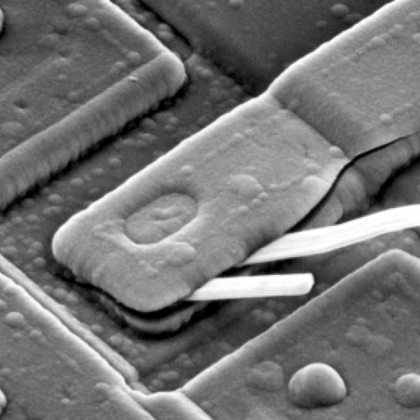
%> input picture HWs/HW4/Q3/image.tif, 420 x 420 px, shrunk from 1026 x 1026 before the run
$ octave main.m   (GNU Octave 9; MATLAB toolbox functions it lacks are replaced by stand-ins)
%> lines starting %> are read from the running program, lines starting %| are printed output that depends on the picture
### HWs/HW4/Q3/one.m
function [P,Q] = one(img)
% give an image and input from user P and Q that is size of padded image
% input: img:original image
% output: P and Q that is size of padded image
    M = size(img,1);
    N = size(img,2);

    P = double(input(strcat('Please insert P(M is ',num2str(M),'): ')));
    Q = double(input(strcat('Please insert Q(N is  ',num2str(N),'):  ')));
end

### HWs/HW4/Q3/two.m
function imgP = two(img,P,Q)
% Form a padded image, of size by appending the necessary
% number of zeros to (x, y).
% input: img:original image, P and Q: size of padded image
imgP = zeros(P,Q);

for i=1:size(img,1)
    for j=1:size(img,2)
        imgP(i,j) = img(i,j);
    end
end
end

### HWs/HW4/Q3/three.m
function imgPcentered = three(imgP)
% Multiply Fp(x,y) by (-1)^(x+y) to center its transform
% inputs: imgP: padded image
% outputs: imgPcentered: padded image that is center of frequency
    imgPcentered = double(imgP);
    for i=1:size(imgP,1)
        for j=1:size(imgP,2)
            imgPcentered(i,j) = imgP(i,j) .* ((-1) .^ (i+j));
        end
    end
end

### HWs/HW4/Q3/five.m
function [appliedFilter,H] = five(imgPcenteredFFT,P,Q)
% Generate a real, symmetric filter function, H(u,v), of size P*Q with center
% at coordinates (P/2, Q/2). Form the product G = H * F
% inputs: imgPcenteredFFT: fft of padded image that is center of frequency
% P and Q: size of padded image
% outputs: appliedFilter: output of applying filter to image,H: filter
    R=30;
    X=0:P-1;
    Y=0:Q-1;
    [X,Y] = meshgrid(X,Y);
    Cx=0.5*P;
    Cy=0.5*Q;
    H = exp(-((X-Cx).^2 +(Y-Cy).^2)./(2*R).^2);

    appliedFilter = H .* imgPcenteredFFT ;

end

### HWs/HW4/Q3/four.m
function imgPcenteredFFT = four(imgPcentered)
% Compute the DFT, F(u,v), of the image from step 3.
% inputs: imgPcentered: padded image that is center of frequency
% outputs: imgPcenteredFFT: fft of input image
    imgPcenteredFFT = fft2(imgPcentered);
end

### HWs/HW4/Q3/main.m
clear all;
clc;

img = imread('image.tif');
%> img is the input picture: size 420x420 uint8; min 0, max 255, mean 115.6
[P,Q] = one(double(img));
%> the answer given: 3
%> the answer given: 3
%> P = 3; Q = 3
imgP = two(img,P,Q);
imgPcentered = three(imgP);
%> after the loop in three, `for i=1:size(imgP,1)`:
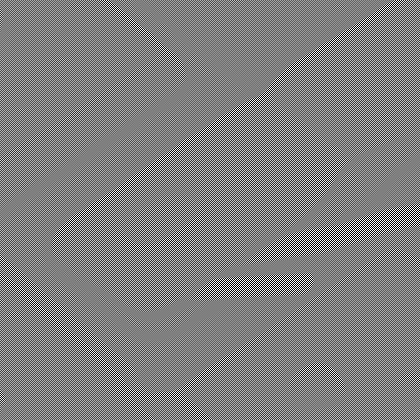
%> imgPcentered: size 420x420 double; min -255, max 255, mean 0; drawn with min black and max white
imgPcenteredFFT = four(imgPcentered);
[appliedFilter,H] = five(imgPcenteredFFT,P,Q);
%> in five, `X=0:P-1;`: X = [0 1 2]
%> in five, `Cx=0.5*P;`: Cx = 1.5
%> in five, `H = exp(-((X-Cx).^2 +(Y-Cy).^2)./(2*R).^2);`: H = [0.999 0.999 0.999; 0.999 1 1; 0.999 1 1]
%> the run ends on the next line
